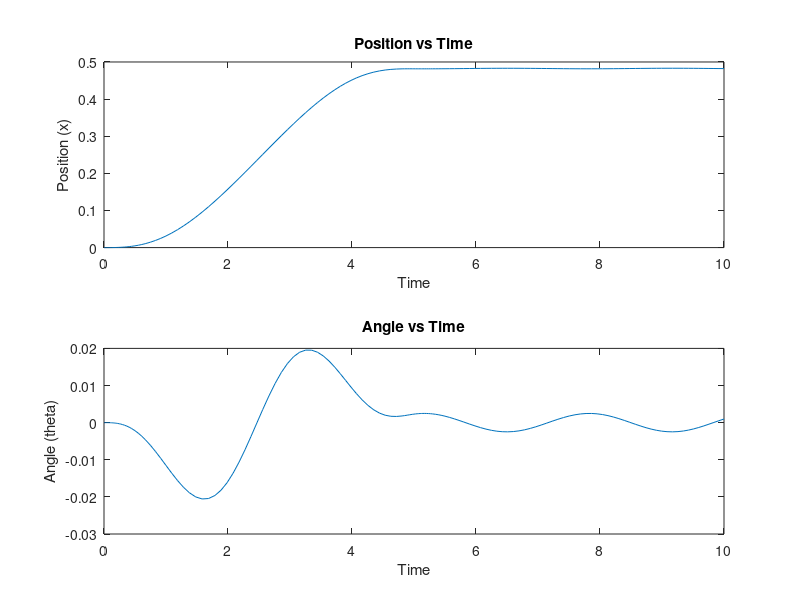
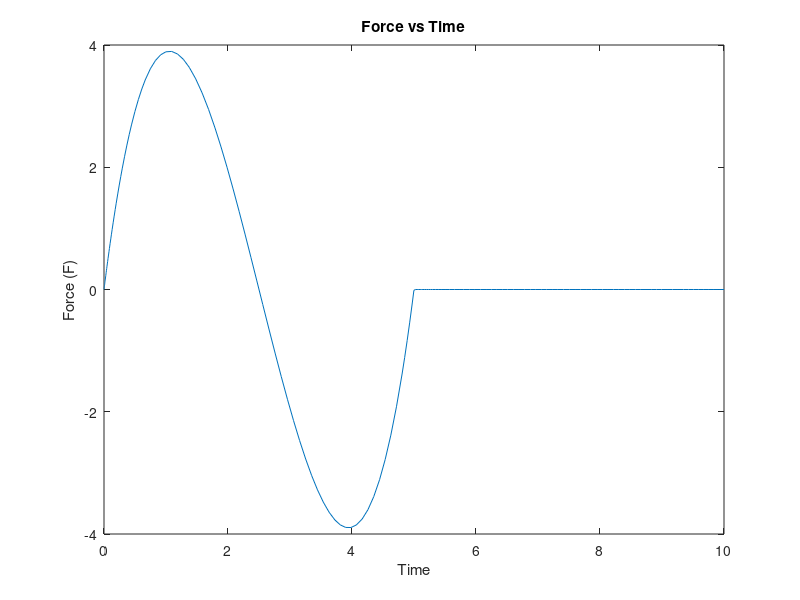
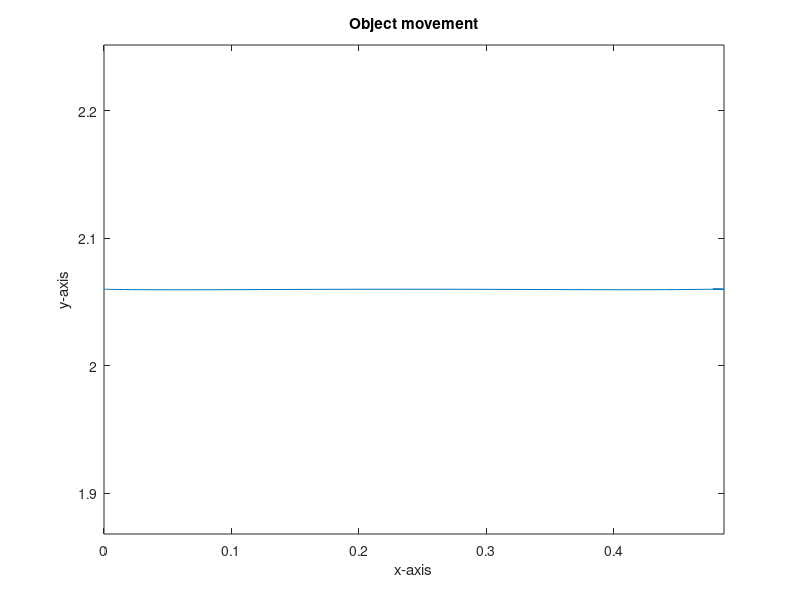
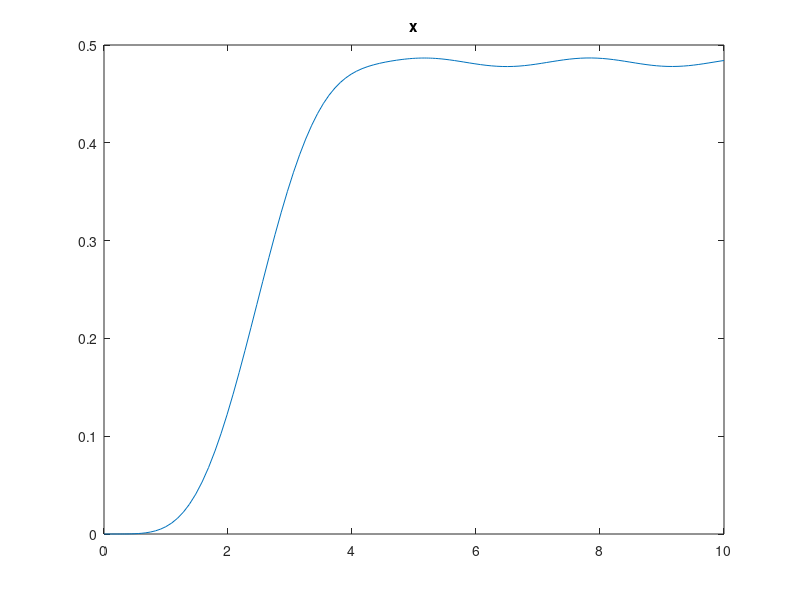

Write MATLAB code to recreate these figures, in order.
clear all
close all
% Define your constants
m = 30; % robot mass
M = 5; % object mass
l = 2.06; % cable length
g = 9.81; % gravitational acceleration
omega = sqrt(g/l); %natural frequency
T = 2*pi/omega; %swing period
t_swing = T/2; %swing time
h = 0.24; %crate height
B = 0.3; %crate width
d = 0.4; %crate depth
theta1 = -atan2(2,0.5);

R = sqrt(B^2/4 + h^2);
alpha = atan2(B,2*h);

%% 

% Initial conditions
initial_x = 0; % initial position
initial_vx = 0; % initial velocity in the x-direction
%initial_theta = -1.32; % initial angle
initial_theta = 0;
initial_vtheta = 0; % initial angular velocity
y0 = [initial_x; initial_vx; initial_theta; initial_vtheta];

% Horizontal movement of robot
time = 5; %adjustable
L12 = 0.5; %adjustable
Lkantel = B/2 + R*cos(alpha+abs(theta1));
Ltot = L12+Lkantel;


%%

% Define your time-varying force function
%F_t = @(t) 2 * t + 0.5*sin(10 * t); % Example of a sinusoidal force with an amplitude of 100
%F_t = @(t) 0;


% The force is defined by F = ma where a can be found from the motion law.
% s(tau) = 6tau^5 - 15tau^4 + 10tau^3
%s'(tau)= 30tau^4 - 60tau^3 + 30tau^2
%s''(tau) = 120tau^3 - 180tau^2 + 60tau
%d^2S/dt^2 = (Ltot/time^2)*s''(t/time)

%F_t = @(t) m*Ltot/(time^2) *(120*(t/time).^3 - 180*(t/time).^2 + 60*(t/time));
F_t = @(t) (t <= time) .* (m*Ltot./(time^2) .* (120*(t/time).^3 - 180*(t/time).^2 + 60*(t/time)));
%% 

% Define your functions f and g
f = @(x, theta, vx, vtheta, t) (F_t(t) + M * l * vtheta^2 * sin(theta) + M * g * sin(theta) * cos(theta)) / (M + m - M * cos(theta)^2);
g = @(x, theta, vx, vtheta, t) ((F_t(t) + M * l * vtheta^2 * sin(theta)) * -cos(theta) - (m + M) * g * sin(theta)) / (l * (M + m - M * cos(theta)^2));

% Define your system of equations
dxdt = @(t, y) [y(2); f(y(1), y(3), y(2), y(4), t)];
dthetadt = @(t, y) [y(4); g(y(1), y(3), y(2), y(4), t)];


% Solve the system of equations
t_start = 0;
t_end = time+5; % Example end time
[t, y] = ode45(@(t,y) [dxdt(t,y); dthetadt(t,y)], [t_start, t_end], y0);

% Extract results
x = y(:,1);
theta = y(:,3);

%Object position
xobj = x + l*sin(theta);
yobj = l*cos(theta);
%% 

% Plot x(t) and theta(t)
figure;
subplot(2,1,1);
plot(t, x);
xlabel('Time');
ylabel('Position (x)');
title('Position vs Time');

subplot(2,1,2);
plot(t, theta);
xlabel('Time');
ylabel('Angle (theta)');
title('Angle vs Time');

% Plot F(t)
figure;
plot(t, F_t(t));
xlabel('Time');
ylabel('Force (F)');
title('Force vs Time');

%Plot movement object
figure
plot(xobj,yobj)
xlabel('x-axis')
ylabel('y-axis')
title('Object movement')
axis equal

figure
plot(t,xobj)
title('x')

figure
plot(t,yobj)
title('y')
